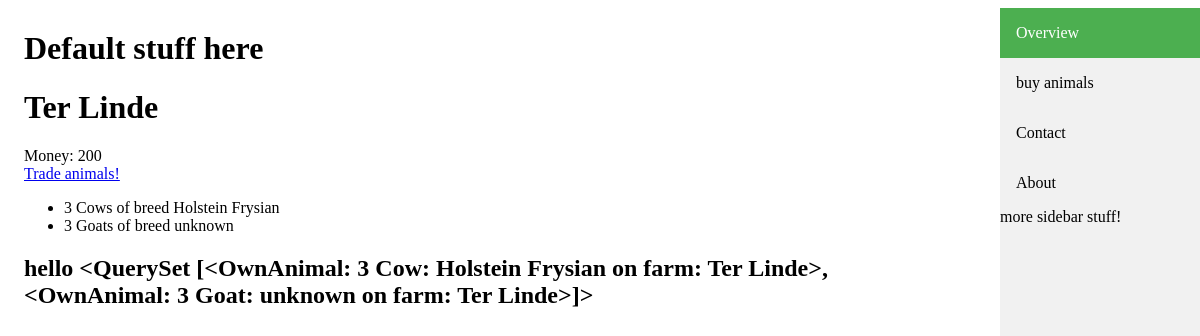
The page /farmergame/1/ on the database as committed earlier.
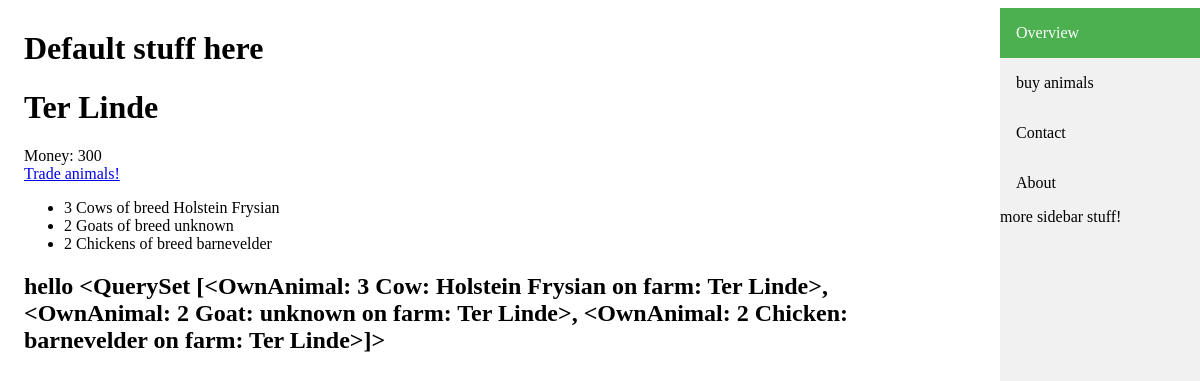
The same page on the database as committed later.
### farmergame/models.py (models this page shows)
class Farm(models.Model):
    fields = np.zeros([3,3],dtype=int)
    name = models.CharField(max_length=200)
    capital = models.IntegerField(default=4000)
    animals = models.ManyToManyField(Animal, through='OwnAnimal')
    def __str__(self):
        return self.name

class OwnAnimal(models.Model):
    farm = models.ForeignKey(Farm, on_delete=models.CASCADE)
    animal = models.ForeignKey(Animal, on_delete=models.CASCADE)
    nr_owned = models.IntegerField(default=0)
    def __str__(self):
        return str(self.nr_owned) + " " + str(self.animal) + " on farm: " + str(self.farm)

class Animal(models.Model):
    species = models.CharField(max_length=255)
    breed = models.CharField(max_length=255)
    buy_price = models.IntegerField(default=0)
    sell_price = models.IntegerField(default=0)
    benefits = models.FloatField(default=0)
    def __str__(self):
        return self.species + ": " + self.breed

### farmergame/views.py (the view)
# urls.py: path('<int:pk>/',views.view_farm, name='view_farm'),
def view_farm(request, pk):
    farm = get_object_or_404(Farm, pk=pk)
    return render(request, 'farmergame/view_farm.html', {
        'farm':farm
    })

### farmergame/templates/farmergame/view_farm.html (shortened to what this page needs)
{% extends "farmergame/base_farmergame.html" %}
{% load static %}
{% block content %}
    <h1>{{ farm.name }}</h1>
    Money: {{ farm.capital }}<br>
    <a href="{% url 'farmergame:trade_animals' farm.pk %}">Trade animals!</a>
    <ul>
        {% for ownanimal in farm.ownanimal_set.all %}
            <li>{{ownanimal.nr_owned}} {{ ownanimal.animal.species }}s of breed {{ ownanimal.animal.breed }}</li>
        {% empty %}
            <li>No animals available.</li>
        {% endfor %}
    </ul>
    <h2 id='all_data'> hello {{ farm.ownanimal_set.all }} </h2>
{% endblock content %}

### farmergame/templates/farmergame/base_farmergame.html (shortened to what this page needs)
<!DOCTYPE html>
<html lang="en">
<head>
    {% load static %}
    <link rel="stylesheet" , type="text/css" href="{% static 'farmergame/style.css' %}">
</head>
<body>
    <div class="sidebar">
        {% block sidebar %}
        <a class="active" href="#home">Overview</a>
        <a href="javascript:buy_animals()">buy animals</a>
        <a href="#contact">Contact</a>
        <a href="#about">About</a>
        more sidebar stuff!
        {% endblock sidebar %}
    </div>
    <div class="content">
        {% block header %}
        <h1 id='demo'>Default stuff here</h1>
        {% endblock %}
        {% block content %}{% endblock content %}
    </div>
</body>
</html>

### farmergame/static/farmergame/style.css (style rules this page uses)
.sidebar { margin: 0; padding: 0; width: 200px; background-color: #f1f1f1; position: fixed; height: 100%; overflow: auto; right:0; }
.sidebar a { display: block; color: black; padding: 16px; text-decoration: none; }
.sidebar a.active { background-color: #4CAF50; color: white; }
div.content { margin-right: 200px; padding: 1px 16px; height: 1000px; }

Rows that differ between the two databases and show on the page:
changed Farm "Ter Linde": capital "200" → "300"; ownanimal_set.all "<QuerySet [<OwnAnimal: 3 Cow: Holstein Frysian on farm: Ter Linde>, <OwnAnimal: 3 Goat: unknown on farm: Ter Linde>]>" → "…farm: Ter Linde>, <OwnAnimal: 2 Goat: unknown on farm: Ter Linde>, <OwnAnimal: 2 Chicken: barnevelder on farm: Ter Linde>]>"
changed OwnAnimal "Goat": nr_owned "3" → "2"
added OwnAnimal: nr_owned "2", animal.species "Chicken", animal.breed "barnevelder"
